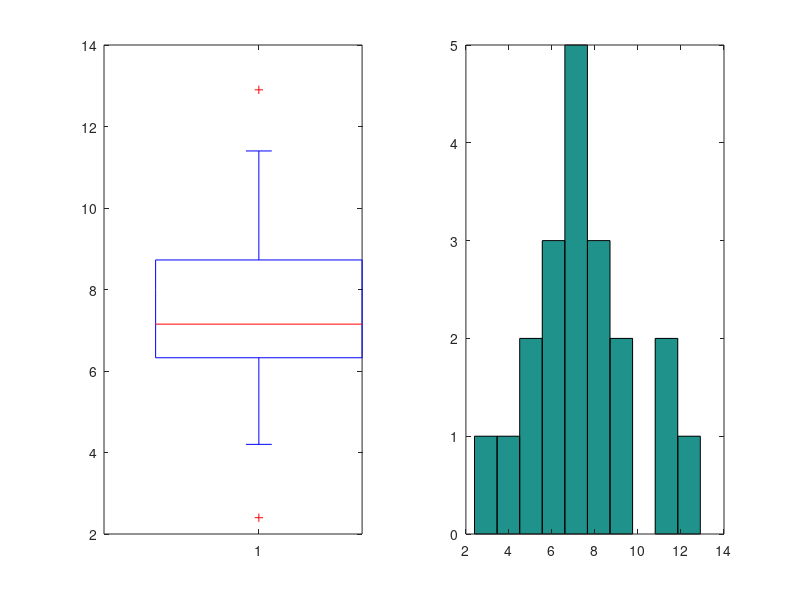

This figure's MATLAB source:
pkg load statistics

x = [8.5,7.6,9.3,5.5,11.4,6.9,6.5,12.9,8.7,4.8,4.2,8.1,6.5,5.8,6.7,2.4,11.1,7.1,8.8,7.2];

subplot(121);
boxplot(x);

x_mean = mean(x);
x_median = median(x);
std_deviation = std(x);

subplot(122);
hist(x);
